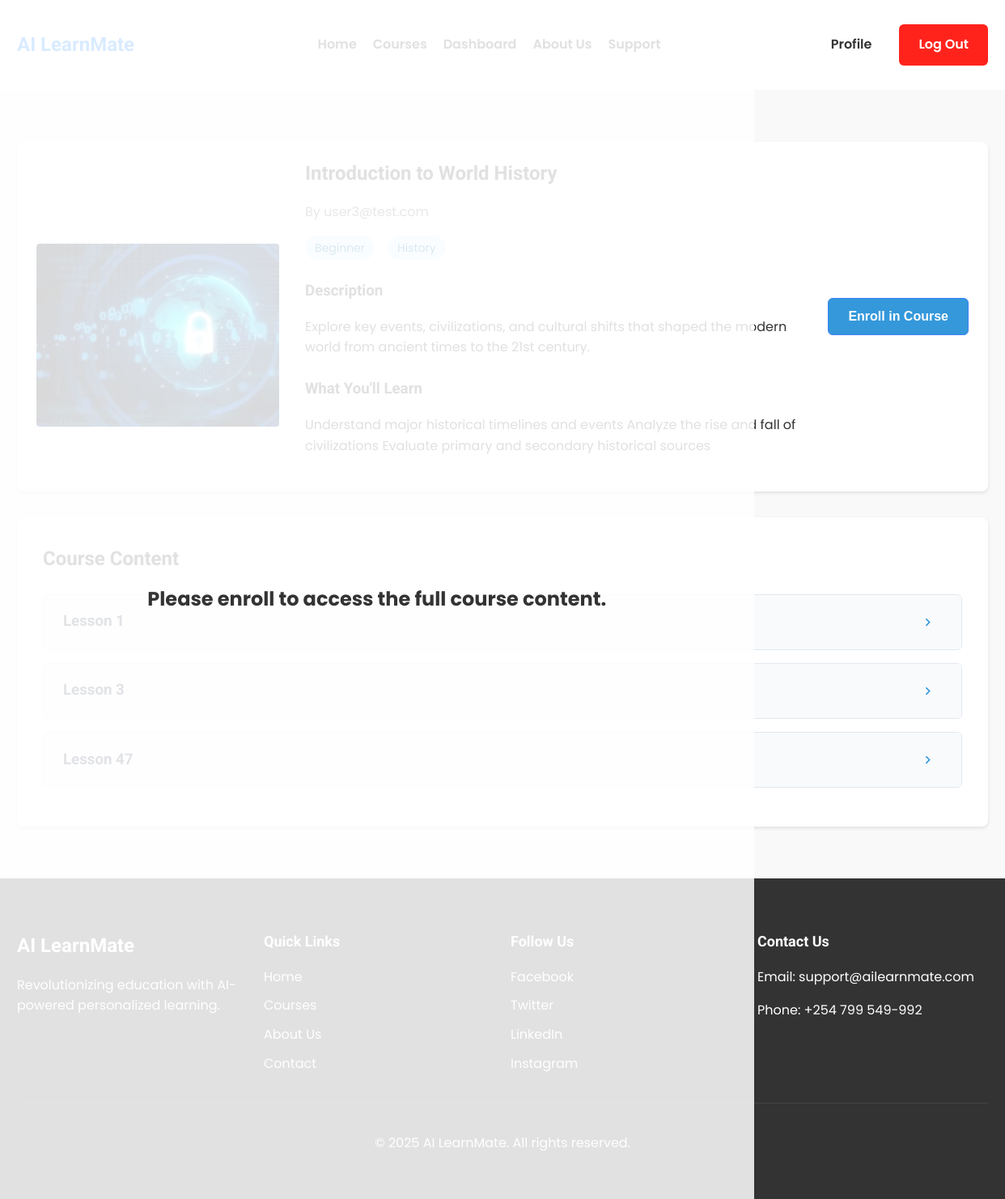
The app's page /course/25/ (signed in) with its own data.
### learning/models.py (models this page shows, shortened)
class Course(models.Model):
    title = models.CharField(max_length=200)
    description = models.TextField()
    instructor = models.ForeignKey(User, on_delete=models.CASCADE, related_name='courses_taught')
    subject = models.CharField(max_length=100)
    difficulty = models.CharField(max_length=50)
    course_image = models.ImageField(upload_to='courseimages')
    learning_outcomes = models.TextField()
    created_at = models.DateTimeField(auto_now_add=True)
    updated_at = models.DateTimeField(auto_now=True)
    is_ai_recommended = models.BooleanField(default=False)
    price = models.FloatField(default=1799.99)

class Lesson(models.Model):
    course = models.ForeignKey(Course, on_delete=models.CASCADE, related_name='lesson_course')
    title = models.CharField(max_length=200)
    content = models.TextField()
    order = models.PositiveIntegerField()
    class Meta:
        ordering = ['order']

### users/models.py (models this page shows, shortened)
class User(AbstractBaseUser, PermissionsMixin):
    email = models.EmailField(unique=True, null=False)
    username = models.CharField(max_length=100)
    is_admin = models.BooleanField(ugettext_lazy('Admin Status'), default=False, help_text=ugettext_lazy('Whether User is an Admin'))
    is_staff = models.BooleanField(ugettext_lazy('Staff Status'), default=False, help_text=ugettext_lazy('Whether user should have Staff Priveleges'))
    is_active = models.BooleanField(ugettext_lazy('Active'), default=True, help_text=ugettext_lazy('Whether user should be treated as active'))
    learner = models.BooleanField(ugettext_lazy('Learner'), default=False, help_text=ugettext_lazy('Whether user is a learner'))
    tutor = models.BooleanField(ugettext_lazy('Tutor'), default=False, help_text=ugettext_lazy('Whether user is a tutor'))
    USERNAME_FIELD = 'email'
    objects = MyUserManager()
    def get_full_name(self):
        return self.email

### learning/views.py (the view)
# urls.py: path('course/<int:course_id>/', views.course_detail, name='course_detail'), #Shows each course's details, has the feature to enroll, and provides enrolled learners with all the course details to learn
@login_required
def course_detail(request, course_id):
    course = get_object_or_404(Course.objects.prefetch_related(
        'lesson_course__images',
        'lesson_course__videos',
        'lesson_course__quiz_lesson__quiz_question'
    ), id=course_id)
    lessons = course.lesson_course.all().order_by('order')
    discussions = Discussion.objects.filter(lesson__course=course).select_related('lesson', 'user')
    lesson_discussions = defaultdict(list)
    for discussion in discussions:
        lesson_discussions[discussion.lesson_id].append(discussion)
    is_enrolled = Enrollment.objects.filter(user=request.user, course=course).exists()
    context = {
        'course': course,
        'lessons': lessons,
        'lesson_discussions': dict(lesson_discussions),
        'is_enrolled': is_enrolled
    }
    return render(request, 'learning/course.html', context)

### learning/templatetags/filters.py (called while the page is built)
@register.filter
def get(dict_obj, key):
    return dict_obj.get(key)

@register.filter
def split_choices(value):
    return [v.strip() for v in value.split('|')]

### templates/learning/course.html (shortened to what this page needs)
{% extends 'base.html' %}
{% load static %}
{% load filters %}
{% block content %}
<section class="course-detail">
    <div class="container">
        <div class="course-header">
            <div class="course-image">
                <img src="{{ course.course_image.url }}" alt="{{ course.title }}">
            </div>
            <div class="course-meta">
                <h1>{{ course.title }}</h1>
                <p class="instructor">By {{ course.instructor.get_full_name }}</p>
                <div class="course-stats">
                    <span class="difficulty">{{ course.difficulty }}</span>
                    <span class="subject">{{ course.subject }}</span>
                </div>
                <div class="course-description">
                    <h3>Description</h3>
                    <p>{{ course.description }}</p>
                </div>
                <div class="learning-outcomes">
                    <h3>What You'll Learn</h3>
                    <p>{{ course.learning_outcomes }}</p>
                </div>
            </div>
            <div class="enrollment-section">
                {% if is_enrolled %}
                <span class="badge enrolled-badge">✔ Enrolled</span>
                {% else %}
                <button class="btn primary" id="enroll-btn">Enroll in Course</button>
                {% if not is_enrolled %}
                <div id="enrollment-lock-msg" style="
                    position: absolute; top: 0; left: 0;
                    width: 75%; height: 100%;
                    background: rgba(255,255,255,0.85);
                    z-index: 999;
                    display: flex; align-items: center; justify-content: center;
                    font-size: 1.5rem; font-weight: bold;
                ">
                    Please enroll to access the full course content.
                </div>
                {% endif %}
                {% endif %}
            </div>
        </div>
        <div class="lessons-container">
            <h2>Course Content</h2>
            <div class="lessons-list">
                {% for lesson in lessons %}
                <div class="lesson-item">
                    <div class="lesson-header" onclick="toggleLesson('lesson-{{ lesson.id }}')">
                        <h3>{{ lesson.title }}</h3>
                        <button class="toggle-btn" aria-expanded="false" aria-controls="lesson-{{ lesson.id }}">
                            <svg class="arrow-icon" viewBox="0 0 24 24">
                                <path d="M8.59 16.59L13.17 12 8.59 7.41 10 6l6 6-6 6-1.41-1.41z" />
                            </svg>
                        </button>
                    </div>
                </div>
                {% endfor %}
            </div>
        </div>
    </div>
</section>
{% endblock %}

### static/styles/home.css (style rules this page uses)
body { font-family: 'Poppins', sans-serif; margin: 0; padding: 0; color: #333; line-height: 1.6; }
h1, h2, h3, h4 { font-family: 'Roboto', sans-serif; font-weight: 700; }
.container { width: 90%; max-width: 1200px; margin: 0 auto; }
.btn { display: inline-block; padding: 10px 20px; border-radius: 5px; font-weight: 600; text-align: center; transition: background 0.3s ease; }
.btn.primary { background: #007BFF; color: #fff; }

### static/styles/courses.css (style rules this page uses)
.course-image { width: 100%; height: 180px; background-size: cover; background-position: center; background-repeat: no-repeat; transition: background-size 0.4s ease-in-out; }

### static/styles/course.css (style rules this page uses)
.course-detail { padding: 4rem 0; background: #f9f9f9; }
.container { max-width: 1200px; margin: 0 auto; padding: 0 1rem; }
.course-header { display: flex; gap: 2rem; margin-bottom: 2rem; background: white; padding: 2rem; border-radius: 8px; box-shadow: 0 2px 4px rgba(0, 0, 0, 0.1); }
.course-image { flex: 0 0 300px; }
.course-image img { width: 100%; height: auto; border-radius: 4px; }
.course-meta { flex: 1; }
.course-meta h1 { margin: 0 0 0.5rem; color: #333; }
.instructor { color: #666; margin-bottom: 1rem; }
.course-stats { display: flex; gap: 1rem; margin-bottom: 1.5rem; }
.difficulty, .subject { padding: 0.25rem 0.75rem; background: #e0f2fe; border-radius: 999px; font-size: 0.875rem; color: #0369a1; }
.course-description, .learning-outcomes { margin-bottom: 1.5rem; }
.course-description h3, .learning-outcomes h3 { margin-bottom: 0.5rem; color: #333; }
.lessons-container { background: white; padding: 2rem; border-radius: 8px; box-shadow: 0 2px 4px rgba(0, 0, 0, 0.1); }
.lessons-container h2 { margin-top: 0; margin-bottom: 1.5rem; color: #333; }
.lesson-item { border: 1px solid #e2e8f0; border-radius: 6px; margin-bottom: 1rem; overflow: hidden; }
.lesson-header { display: flex; justify-content: space-between; align-items: center; padding: 1rem 1.5rem; background: #f8fafc; cursor: pointer; transition: background 0.2s; }
.lesson-header h3 { margin: 0; color: #334155; }
.toggle-btn { background: none; border: none; cursor: pointer; padding: 0.5rem; display: flex; align-items: center; justify-content: center; }
.arrow-icon { width: 1.25rem; height: 1.25rem; fill: #64748b; transition: transform 0.2s ease; }

### static/styles/progress.css (style rules this page uses)
.container { max-width: 1200px; margin: 0 auto; padding: 0 1.5rem; }
.course-header { display: flex; justify-content: space-between; align-items: center; padding: 1.25rem 1.5rem; cursor: pointer; transition: background-color 0.2s; }
.toggle-btn { background: none; border: none; padding: 0.5rem; margin-left: 1rem; cursor: pointer; }
.arrow-icon { width: 1.25rem; height: 1.25rem; fill: #64748b; transition: transform 0.2s ease; }
.btn { display: inline-block; padding: 0.5rem 1rem; border-radius: 0.375rem; font-weight: 500; text-align: center; transition: all 0.2s; }
.btn.primary { background: #3b82f6; color: white; border: 1px solid #3b82f6; }

### static/styles/assessments.css (style rules this page uses)
.container { max-width: 1200px; margin: 0 auto; padding: 0 1.5rem; }
.toggle-btn { background: none; border: none; padding: 0.5rem; margin-left: 1rem; cursor: pointer; }
.arrow-icon { width: 1.25rem; height: 1.25rem; fill: #64748b; transition: transform 0.2s ease; }
.btn { display: inline-block; padding: 0.5rem 1rem; border-radius: 0.375rem; font-weight: 500; text-align: center; transition: all 0.2s; }
.btn.primary { background: #3b82f6; color: white; border: 1px solid #3b82f6; }

### static/styles/about_us.css (style rules this page uses)
.container { max-width: 1200px; margin: 0 auto; padding: 0 1.5rem; }

### static/styles/support.css (style rules this page uses)
.container { max-width: 1200px; margin: 0 auto; padding: 0 1.5rem; }
.arrow-icon { width: 1.2rem; height: 1.2rem; fill: #3498db; transition: transform 0.2s ease; }
.btn { display: inline-block; padding: 0.6rem 1.2rem; border-radius: 6px; font-weight: 500; text-align: center; transition: all 0.2s; cursor: pointer; border: none; }
.btn.primary { background: #3498db; color: white; }

### static/styles/sign_up.css (style rules this page uses)
.container { width: 100%; max-width: 1200px; padding: 0 1rem; margin: 0 auto; }
.btn { padding: 0.8rem 1.5rem; border-radius: 6px; font-weight: 600; font-size: 1rem; cursor: pointer; transition: all 0.3s ease; border: none; }

### records on screen
Course: course_image (picture), title "Introduction to World History", instructor.get_full_name "user3@test.com", difficulty "Beginner", subject "History", description "Explore key events, civilizations, and cultural shifts that shaped the modern world from ancient times to the 21st century.", learning_outcomes "Understand major historical timelines and events Analyze the rise and fall of civilizations Evaluate primary and secondary historical sources"
Lesson: title "Lesson 1"
Lesson: title "Lesson 3"
Lesson: title "Lesson 47"
